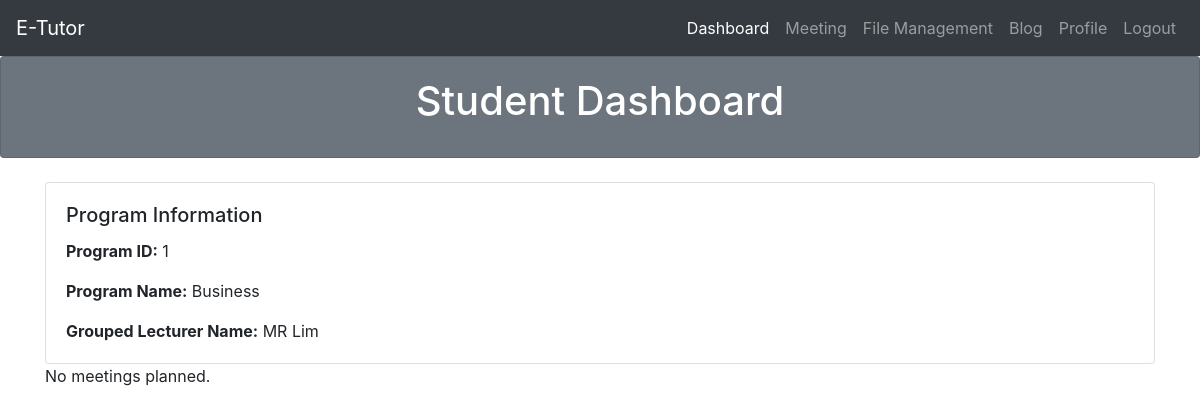
The page /Content/student_dashboard_content.php (signed in) on the database its author committed.
### tables this page shows
CREATE TABLE `program` (
  `Program_Id` int(11) NOT NULL,
  `Program_name` varchar(255) NOT NULL
);

CREATE TABLE `lecturer` (
  `Lecturer_Id` int(11) NOT NULL,
  `Program_Id` int(11) NOT NULL,
  `Lecturer_Login_Id` varchar(255) NOT NULL,
  `Lecturer_Password` varchar(255) NOT NULL,
  `Lecturer_Name` varchar(255) NOT NULL,
  `Email` varchar(255) NOT NULL
);

### Content/student_dashboard_content.php (the view, shortened to what this page needs)
<?php
$Student_Id=$_SESSION['Student_Id'];
include('../Header/head.php');
include('../DatabaseConnection.php');
?>
<div class="card bg-secondary text-white mb-4">
    <div class="card-body">
        <h1 class="card-title text-center">Student Dashboard</h1>
    </div>
</div>
<div class="container mt-4">
    <?php
    $sql = "SELECT program.Program_Id, program.Program_name FROM program INNER JOIN student ON program.Program_Id = student.Program_Id WHERE student.Student_Id = ?";
    $stmt = $conn->prepare($sql);
    $stmt->bind_param("i", $Student_Id);
    $stmt->execute();
    $result = $stmt->get_result();
    if ($result->num_rows > 0) {
        $row = $result->fetch_assoc();
    ?>
        <div class="card mt-3">
            <div class="card-body">
                <h5 class="card-title">Program Information</h5>
                <p class="card-text"><strong>Program ID:</strong> <?php echo $row["Program_Id"]; ?></p>
                <p class="card-text"><strong>Program Name:</strong> <?php echo $row["Program_name"]; ?></p>
                <?php
                $sql = "SELECT lecturer.Lecturer_Name
                        FROM group_student_lecturer
                        INNER JOIN lecturer ON group_student_lecturer.Lecturer_Id = lecturer.Lecturer_Id
                        WHERE group_student_lecturer.Student_Id = ?";
                $stmt = $conn->prepare($sql);
                $stmt->bind_param("i", $Student_Id);
                $stmt->execute();
                $result = $stmt->get_result();
                if ($result->num_rows > 0) {
                    $row = $result->fetch_assoc();
                ?>
                    <p class="card-text"><strong>Grouped Lecturer Name:</strong> <?php echo $row["Lecturer_Name"]; ?></p>
                <?php
                } else {
                ?>
                    <p class="card-text">You are not assigned to any group with a lecturer.</p>
                <?php
                }
                ?>
            </div>
        </div>
    <?php
    } else {
        echo "<p>None program enrolled.</p>";
    }
    ?>
    <?php
    $sql2 = "SELECT m.meeting_id, t.start_time, l.Lecturer_Name
            FROM meeting m
            INNER JOIN time_slot t ON m.time_slot_id = t.time_slot_id
            INNER JOIN lecturer l ON t.lecture_id = l.Lecturer_Id
            WHERE m.student_id = ?";
    $stmt = $conn->prepare($sql2);
    $stmt->bind_param("i", $Student_Id);
    $stmt->execute();
    $result = $stmt->get_result();
    if ($result->num_rows > 0) {
    ?>
        <div class="card mt-4">
            <div class="card-body">
                <h5 class="card-title">Meetings Planned:</h5>
                <?php
                while ($row = $result->fetch_assoc()) {
                ?>
                    <div class="card mb-2">
                        <div class="card-body">
                            <p class="card-text"><strong>Meeting ID:</strong> <?php echo $row["meeting_id"]; ?></p>
                            <p class="card-text"><strong>Start Time:</strong> <?php echo $row["start_time"]; ?></p>
                            <p class="card-text"><strong>With Lecturer:</strong> <?php echo $row["Lecturer_Name"]; ?></p>
                        </div>
                    </div>
                <?php
                }
                ?>
            </div>
        </div>
    <?php
    } else {
        echo "<p>No meetings planned.</p>";
    }
    ?>
</div>

### rows shown on the page
program: Program_Id "1", Program_name "Business"
lecturer: Lecturer_Name "MR Lim"
